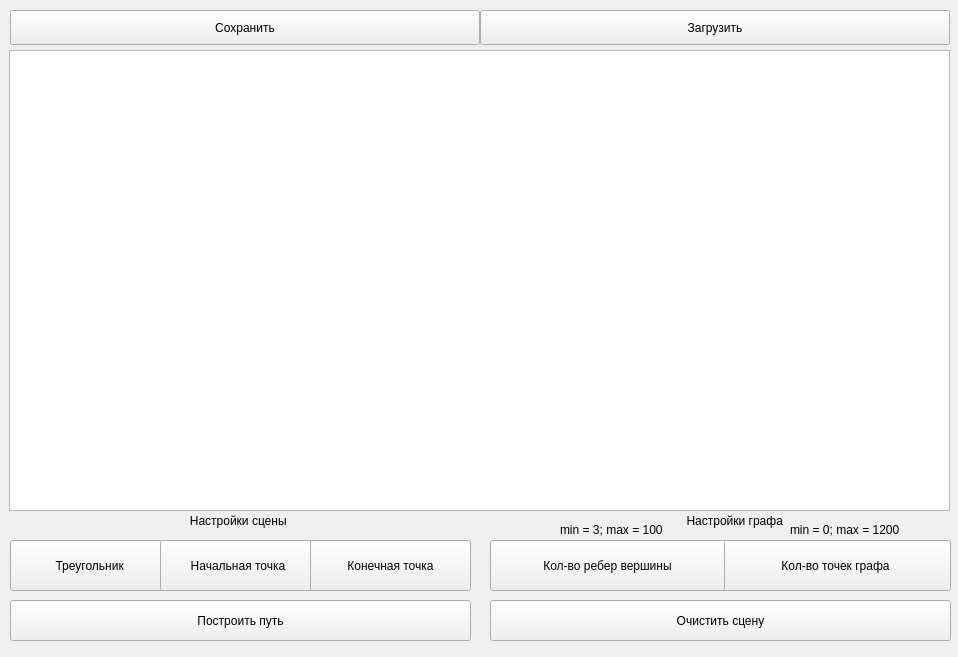
<?xml version="1.0" encoding="UTF-8"?>
<ui version="4.0">
 <class>Paint</class>
 <widget class="QWidget" name="Paint">
  <property name="geometry">
   <rect>
    <x>0</x>
    <y>0</y>
    <width>958</width>
    <height>657</height>
   </rect>
  </property>
  <property name="windowTitle">
   <string>Paint</string>
  </property>
  <widget class="QGraphicsView" name="graphicsView">
   <property name="geometry">
    <rect>
     <x>9</x>
     <y>50</y>
     <width>941</width>
     <height>461</height>
    </rect>
   </property>
  </widget>
  <widget class="QPushButton" name="pushButton">
   <property name="geometry">
    <rect>
     <x>10</x>
     <y>540</y>
     <width>156</width>
     <height>51</height>
    </rect>
   </property>
   <property name="text">
    <string> Треугольник</string>
   </property>
  </widget>
  <widget class="QPushButton" name="pushButton_2">
   <property name="geometry">
    <rect>
     <x>160</x>
     <y>540</y>
     <width>156</width>
     <height>51</height>
    </rect>
   </property>
   <property name="text">
    <string>Начальная точка</string>
   </property>
  </widget>
  <widget class="QPushButton" name="pushButton_3">
   <property name="geometry">
    <rect>
     <x>310</x>
     <y>540</y>
     <width>161</width>
     <height>51</height>
    </rect>
   </property>
   <property name="text">
    <string>Конечная точка</string>
   </property>
  </widget>
  <widget class="QPushButton" name="pushButton_4">
   <property name="geometry">
    <rect>
     <x>10</x>
     <y>600</y>
     <width>461</width>
     <height>41</height>
    </rect>
   </property>
   <property name="text">
    <string>Построить путь</string>
   </property>
  </widget>
  <widget class="QPushButton" name="pushButton_5">
   <property name="geometry">
    <rect>
     <x>490</x>
     <y>600</y>
     <width>461</width>
     <height>41</height>
    </rect>
   </property>
   <property name="text">
    <string>Очистить сцену</string>
   </property>
  </widget>
  <widget class="QPushButton" name="pushButton_6">
   <property name="geometry">
    <rect>
     <x>720</x>
     <y>540</y>
     <width>231</width>
     <height>51</height>
    </rect>
   </property>
   <property name="text">
    <string>Кол-во точек графа</string>
   </property>
  </widget>
  <widget class="QPushButton" name="pushButton_7">
   <property name="geometry">
    <rect>
     <x>490</x>
     <y>540</y>
     <width>235</width>
     <height>51</height>
    </rect>
   </property>
   <property name="text">
    <string>Кол-во ребер вершины</string>
   </property>
  </widget>
  <widget class="QLabel" name="label">
   <property name="geometry">
    <rect>
     <x>110</x>
     <y>510</y>
     <width>241</width>
     <height>21</height>
    </rect>
   </property>
   <property name="text">
    <string>                        Настройки сцены</string>
   </property>
   <property name="textFormat">
    <enum>Qt::AutoText</enum>
   </property>
  </widget>
  <widget class="QLabel" name="label_2">
   <property name="geometry">
    <rect>
     <x>610</x>
     <y>510</y>
     <width>241</width>
     <height>21</height>
    </rect>
   </property>
   <property name="text">
    <string>                       Настройки графа</string>
   </property>
   <property name="textFormat">
    <enum>Qt::AutoText</enum>
   </property>
  </widget>
  <widget class="QPushButton" name="pushButton_8">
   <property name="geometry">
    <rect>
     <x>10</x>
     <y>10</y>
     <width>470</width>
     <height>35</height>
    </rect>
   </property>
   <property name="text">
    <string>Сохранить</string>
   </property>
  </widget>
  <widget class="QPushButton" name="pushButton_9">
   <property name="geometry">
    <rect>
     <x>480</x>
     <y>10</y>
     <width>470</width>
     <height>35</height>
    </rect>
   </property>
   <property name="text">
    <string>Загрузить</string>
   </property>
  </widget>
  <widget class="QLabel" name="label_3">
   <property name="geometry">
    <rect>
     <x>560</x>
     <y>520</y>
     <width>161</width>
     <height>20</height>
    </rect>
   </property>
   <property name="text">
    <string>min = 3; max = 100</string>
   </property>
  </widget>
  <widget class="QLabel" name="label_4">
   <property name="geometry">
    <rect>
     <x>790</x>
     <y>520</y>
     <width>161</width>
     <height>20</height>
    </rect>
   </property>
   <property name="text">
    <string>min = 0; max = 1200</string>
   </property>
  </widget>
 </widget>
 <layoutdefault spacing="6" margin="11"/>
 <resources/>
 <connections/>
</ui>
